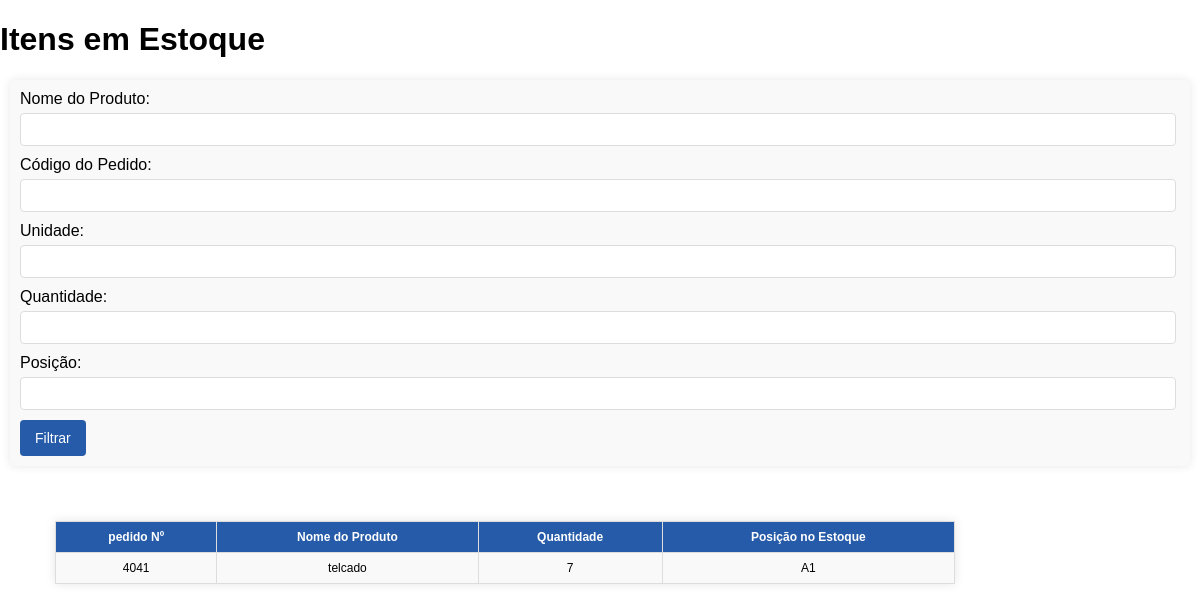
Screenshot of /SENAI_LOGISTICA/home/movimentacao/inventario.php with the database file from the repository.
### tables this page shows
CREATE TABLE `movimentacaopvist` (
  `id` int(11) NOT NULL,
  `produto_id` int(11) NOT NULL,
  `nome_produto` varchar(50) NOT NULL,
  `quantidade` int(11) NOT NULL,
  `status` varchar(20) NOT NULL DEFAULT 'pendente',
  `posicao_estoque` varchar(4) DEFAULT NULL
);

### SENAI_LOGISTICA/home/movimentacao/inventario.php (the view, shortened to what this page needs)
<?php
include 'db_connect.php';
$nome_produto = isset($_GET['nome_produto']) ? $_GET['nome_produto'] : '';
$cod_prod = isset($_GET['cod_prod']) ? $_GET['cod_prod'] : '';
$un_prod = isset($_GET['un_prod']) ? $_GET['un_prod'] : '';
$quantidade = isset($_GET['quantidade']) ? $_GET['quantidade'] : '';
$posicao_estoque = isset($_GET['posicao_estoque']) ? $_GET['posicao_estoque'] : '';
$sql = "SELECT * FROM movimentacaopvist WHERE 1=1";
$result = $conn->query($sql);
?>
<!DOCTYPE html>
<html lang="pt-BR">
<head>
</head>
<body>
    <h1>Itens em Estoque</h1>
    <form class="filter-form" method="get" action="">
        <label for="nome_produto">Nome do Produto:</label>
        <input type="text" id="nome_produto" name="nome_produto" value="<?php echo htmlspecialchars($nome_produto); ?>">
        <label for="cod_prod">Código do Pedido:</label>
        <input type="text" id="cod_prod" name="cod_prod" value="<?php echo htmlspecialchars($cod_prod); ?>">
        <label for="un_prod">Unidade:</label>
        <input type="text" id="un_prod" name="un_prod" value="<?php echo htmlspecialchars($un_prod); ?>">
        <label for="quantidade">Quantidade:</label>
        <input type="number" id="quantidade" name="quantidade" value="<?php echo htmlspecialchars($quantidade); ?>">
        <label for="posicao_estoque">Posição:</label>
        <input type="text" id="posicao_estoque" name="posicao_estoque" value="<?php echo htmlspecialchars($posicao_estoque); ?>">
        <button type="submit">Filtrar</button>
    </form>
    <table>
        <thead>
            <tr>
                <th>pedido Nº</th>
                <th>Nome do Produto</th>
                <th>Quantidade</th>
                <th>Posição no Estoque</th>
            </tr>
        </thead>
        <tbody>
            <?php
            if ($result->num_rows > 0) {
                while ($row = $result->fetch_assoc()) {
                    echo "<tr>
                            <td data-label='Produto ID'>" . $row["produto_id"] . "</td>
                            <td data-label='Nome do Produto'>" . $row["nome_produto"] . "</td>
                            <td data-label='Quantidade'>" . $row["quantidade"] . "</td>
                            <td data-label='Posição no Estoque'>" . $row["posicao_estoque"] . "</td>
                        </tr>";
                }
            } else {
                echo "<tr><td colspan='5' class='no-results'>Nenhum item encontrado</td></tr>";
            }
            ?>
        </tbody>
    </table>
</body>
</html>

### SENAI_LOGISTICA/home/movimentacao/inventario.php (style rules this page uses)
body { font-family: Arial, sans-serif; margin: 0; padding: 0; overflow: auto; overflow-x: hidden; }
.filter-form { margin: 10px; padding: 10px; background-color: #f9f9f9; border-radius: 5px; box-shadow: 0 0 10px rgba(0, 0, 0, 0.1); }
.filter-form label { display: block; margin-bottom: 5px; }
.filter-form input[type="text"], .filter-form input[type="number"] { width: calc(100% - 22px); padding: 8px; margin-bottom: 10px; border: 1px solid #ddd; border-radius: 4px; }
.filter-form button { background-color: rgb(37, 91, 168); ; color: white; border: none; padding: 10px 15px; border-radius: 4px; cursor: pointer; font-size: 14px; }
table { width: 75%; border-collapse: collapse; margin: 55px; box-shadow: 0 0 10px rgba(0, 0, 0, 0.1); }
th, td { border: 1px solid #ddd; padding: 8px; text-align: center; font-size: 12px; }
th { background-color: rgb(37, 91, 168); ; color: white; }
td { background-color: #f9f9f9; }

### rows the page displays
movimentacaopvist: produto "4041", nome_produto "telcado", quantidade "7", posicao_estoque "A1"
